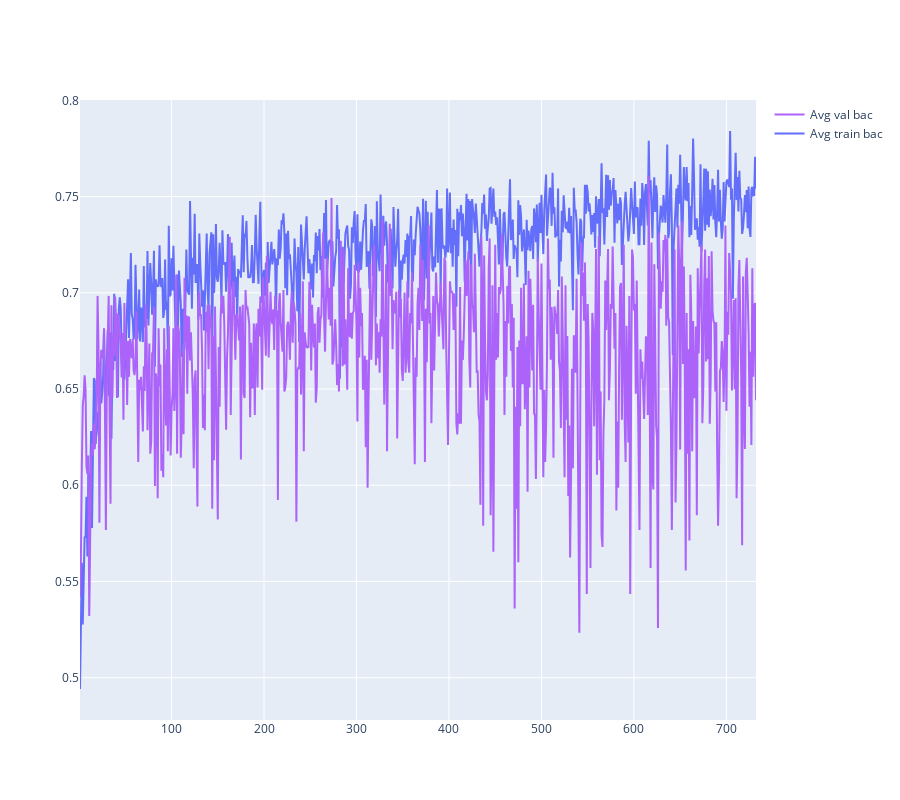

Here is the notebook cell this chart was saved with:
### Code cell
avg_plot("bac")

### Figure 1 — Plotly figure (JSON) as saved in the notebook; plotly's stock layout.template omitted (floating-point values rounded to 4 significant figures; data arrays with more than 128 entries replaced by an {"elided": "..."} marker saying what was removed)
{"data": [{"mode": "lines", "name": "Avg train bac", "type": "scatter", "x": {"elided": "732 int values"}, "y": {"elided": "732 float values"}}, {"line": {"width": 0}, "marker": {"color": "blue"}, "name": "trainupper bound", "showlegend": false, "type": "scatter", "x": {"elided": "732 int values"}, "y": {"elided": "732 null values"}}, {"fill": "tonexty", "line": {"width": 0}, "marker": {"color": "blue"}, "name": "trainlower bound", "showlegend": false, "type": "scatter", "x": {"elided": "732 int values"}, "y": {"elided": "732 null values"}}, {"mode": "lines", "name": "Avg val bac", "type": "scatter", "x": {"elided": "732 int values"}, "y": {"elided": "732 float values"}}, {"line": {"width": 0}, "marker": {"color": "red"}, "name": "valupper bound", "showlegend": false, "type": "scatter", "x": {"elided": "732 int values"}, "y": {"elided": "732 null values"}}, {"fill": "tonexty", "line": {"width": 0}, "marker": {"color": "red"}, "name": "vallower bound", "showlegend": false, "type": "scatter", "x": {"elided": "732 int values"}, "y": {"elided": "732 null values"}}], "layout": {"height": 800, "hovermode": "x"}}
